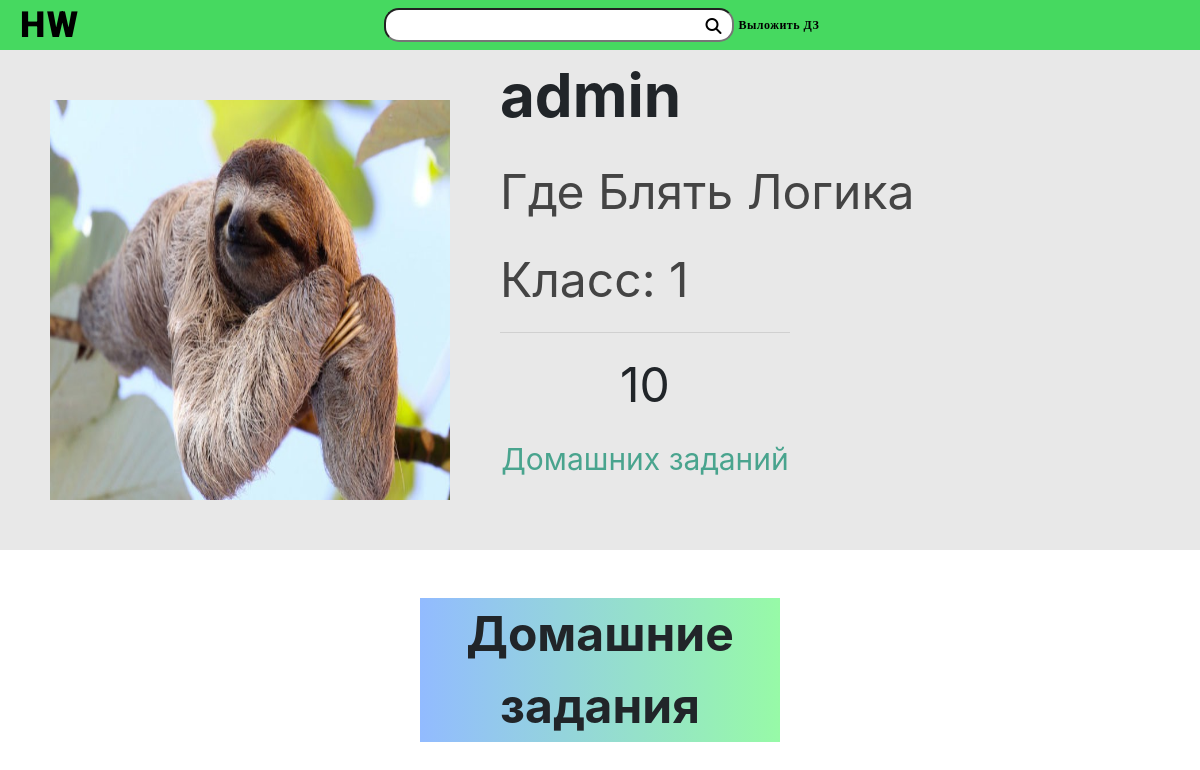
/id3 (signed in), run on the app's committed database.
### users/models.py (models this page shows, shortened)
class UserProfile(models.Model):
	user = models.OneToOneField(User, related_name='profile', on_delete=models.CASCADE)
	name = models.CharField(max_length=15, blank=True, validators=[validate_input])
	surname = models.CharField(max_length=15, blank=True, validators=[validate_input])
	grade = models.IntegerField(choices=create_grades(), default=1)
	photo = models.ImageField(upload_to=upload_location, default='users/default.jpg')

class User(AbstractBaseUser):
	username = models.CharField(max_length=20, unique=True, validators=[validate_input])
	admin = models.BooleanField(default=False)
	staff = models.BooleanField(default=False)
	USERNAME_FIELD = 'username'
	REQUIRED_FIELDS = []
	objects = UserManager()

### users/views.py (the view)
# urls.py: path('id<int:id_>', views.profile, name='profile'),
@login_required
def profile(request, id_):
	user = User.objects.all().get(id__exact=id_)
	profile = user.profile
	homeworks = Homework.objects.all().publisher(user)
	context = {'user':request.user, 'page_user':user, 'profile':profile, 'homeworks':homeworks}
	return render(request, 'users/profile.html', context)

### homeworks/models.py (called while the page is built)
	def publisher(self, user):
		return self.filter(
			publisher__exact = user)

	def get_queryset(self):
		return HomeworkQuerySet(self.model, using=self._db)

### users/models.py (called while the page is built)
	def get_queryset(self):
		return UserQuerySet(self.model, using=self._db)

### users/templates/users/profile.html (shortened to what this page needs)
{% extends 'navbar.html' %}
{% load static %}
{% block link %}
	<link rel="stylesheet" href="{% static 'styles/style_profile.css' %}?version=8">
{% endblock %}
{% block content %}
	<div class="show_profile" id="info" style="display: grid">
		<div class="profile_image">
			<img class="profile_image_img" src="{{profile.photo.url}}" alt="Блять не загузилось!!!" height="400px" width="400px">
		</div>
		<div class="profile_info">
			<p style="font-size: 60px; font-weight: bold;">{{page_user.username}}</p>
			<p style="font-size: 48px; color: #444444;">
				{% if profile.name and profile.surname %}
				{{profile.name}} {{profile.surname}}
				{% endif %}
			</p>
			<p style="font-size: 48px; color: #444444;">
				{% if profile.grade %}
				Класс: {{profile.grade}}
				{% else %}
				Класс: *не указан*
				{% endif %}
			</p>
			<div class="profile_info_hwcounter">
				<hr width="100%" style="bottom: 0">
				<p style="font-size: 48px; float:top" align="center">{{homeworks.count}}</p>
				<p style="font-size: 30px; float:top; color:#49a48e" align="center">Домашних заданий</p>
			</div>
		</div>
	</div>
	<div class="profile_show_homework">
		<p align="center" style="font-size: 48px; background: rgb(1,0,255); background: linear-gradient(90deg, #92bbff 0%, #97faa7 100%); width: 30%; margin-right: auto; margin-left: auto; font-weight: bold;">Домашние задания</p>
	</div>
{% endblock %}

### static/styles/style_profile.css (style rules this page uses)
.show_profile { display: grid; grid-template-columns: 500px 1fr 120px; width: 100%; height: 500px; background-color: #e8e8e8; margin-bottom: 3em; }
.profile_image { align-items: center; justify-content: center; }
.profile_info_hwcounter { top: 50%; height: 50%; width: 50%; }
.profile_show_homework { height: 100%; }
.profile_image_img { margin-top: 50px; margin-left: 50px; margin-right: 50px; }
body { min-width: 1000px; }

### data on the page
UserProfile: photo (picture), name "Где Блять", surname "Логика", grade "1"
User: username "admin"

### other printed values
{{ homeworks.count }} "10"
